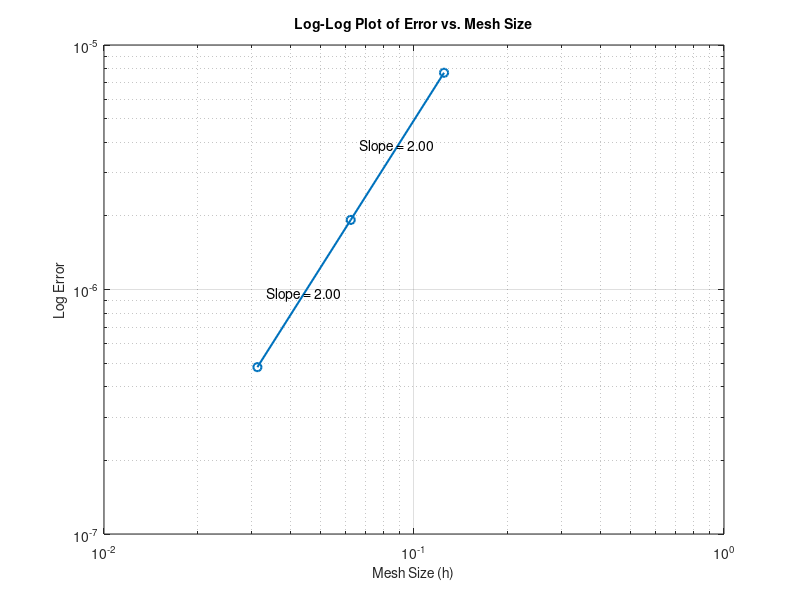

The MATLAB script that drew this image:
clc 
clear
close all

% Load the error data
error8 = load("total_error_8x8.mat");
error8 = error8.total_error;
error16 = load("total_error_16x16.mat");
error16 = error16.total_error;
error32 = load("total_error_32x32.mat");
error32 = error32.total_error;
error_list = [error8 error16 error32];

% Mesh sizes
h = [1/8 1/16 1/32];

% Calculate slopes
slopes = diff(log(error_list)) ./ diff(log(h));

% Log-log plot

figure;
fig = gcf;
loglog(h, error_list, '-o', 'LineWidth', 1.5);
hold on;

% Annotate points and slopes
for i = 1:length(h)
    
    % Show the slope on the intervals
    if i < length(h)
        % Midpoint for slope annotation
        mid_h = sqrt(h(i) * h(i+1));
        mid_error = sqrt(error_list(i) * error_list(i+1));
        text(mid_h, mid_error, sprintf('Slope = %.2f', slopes(i)), 'HorizontalAlignment', 'center');
    end
end

% Enhance plot aesthetics
grid on;
xlabel('Mesh Size (h)', 'FontSize', 10);
ylabel('Log Error', 'FontSize', 10);
title('Log-Log Plot of Error vs. Mesh Size', 'FontSize', 10);
set(gca, 'XScale', 'log', 'YScale', 'log');
exportgraphics(fig,"error_plot.png", "Resolution",300)

